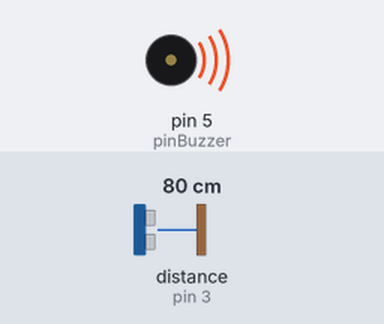
The sketch below on a simulated Arduino Uno, built with avr-gcc and run on an emulated ATmega328P. Shown: buzzer (waves = sounding). Wiring (inferred from the names in the program): ultrasonic range finder: trigger pin 2; echo pin 3. Inputs (shaded band) come from the test bench; at power-on: distance to the obstacle (sensor on pin 3) 80 cm. The echo pulse lasts 58.3 µs per cm; what the sketch prints to the serial monitor is not drawn.

Above: at 1.2 s.
1.3 s: distance to the obstacle (sensor on pin 3) set to 2 cm
4.3 s: distance to the obstacle (sensor on pin 3) set to 250 cm
Timing chart, 0 to 7.3 s (numbered marks = the images above; inputs shaded):
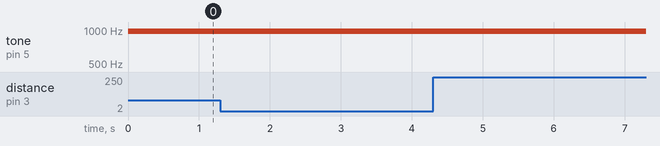

Measured:
- after the input at 1.3 s, every drawn part: stays the same
- after the input at 4.3 s, every drawn part: stays the same

The sketch:

Practica03.ino
```cpp
const int Trigger = 2;   //Pin digital 2 para el Trigger del sensor
const int Echo = 3;   //Pin digital 3 para el echo del sensor
const byte pinBuzzer = 5;
int ruido = 0;

void setup() {
  Serial.begin(9600);//iniciailzamos la comunicación
  pinMode(Trigger, OUTPUT); //pin como salida
  pinMode(Echo, INPUT);  //pin como entrada
  digitalWrite(Trigger, LOW);//Inicializamos el pin con 0
}

void loop(){
  long t; //timepo que demora en llegar el eco
  long d; //distancia en centimetros

  digitalWrite(Trigger, HIGH);
  delayMicroseconds(10);          //Enviamos un pulso de 10us
  digitalWrite(Trigger, LOW);

  t = pulseIn(Echo, HIGH); //obtenemos el ancho del pulso
  d = t/59;             //escalamos el tiempo a una distancia en cm

  ruido = (d*180)/360;
  analogWrite(pinBuzzer, ruido);

  Serial.print("Distancia: ");
  Serial.print(d);      //Enviamos serialmente el valor de la distancia
  Serial.print("cm");
  Serial.println();
  delay(100);          //Hacemos una pausa de 100ms
}
```
